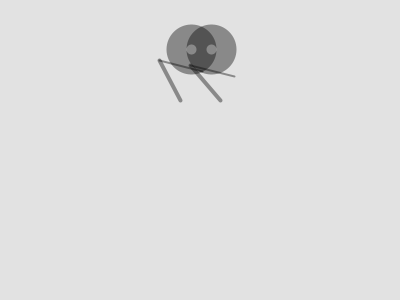
Frame 1 (no input)
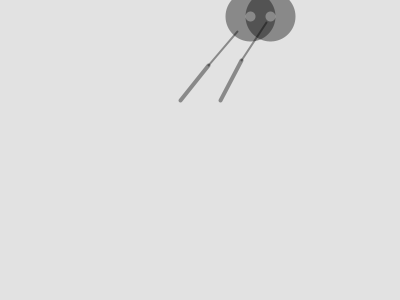
Frame 60 (the mouse pressed at the canvas centre just before this capture)
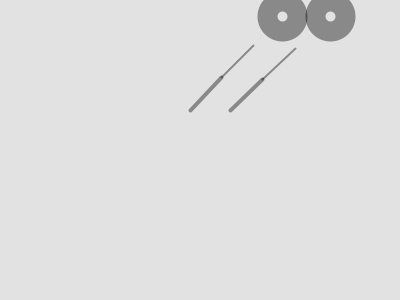
Frame 120 (the mouse held since frame 60 and released just before this capture)

The Processing sketch that drew these frames (run headless with seeded random() and noise(); from frame 60 on, the mouse is pressed at the canvas centre):

// Processing sketch: processing_47875
// ── processing_47875.pde

/**
 * Reach 3. 
 * Based on code from Keith Peters (www.bit-101.com)
 * 
 * The arm follows the position of the ball by
 * calculating the angles with atan2().
 */
 
// Simulated Arm paths for ICM final

int numSegments = 2;
float segLength = 45;

//float xPositionFig = width/2;
//float yPositionFig = height/2;

//Left Arm
float[] x = new float[numSegments];
float[] y = new float[numSegments];
float[] angle = new float[numSegments];
float targetX, targetY;
//float ballX =50;
float ballX = 200-10;
float ballY = 50;
int ballXDirection = 1;
int ballYDirection = -1;

//Right Arm
float[] xArmR = new float[numSegments];
float[] yArmR = new float[numSegments];
float[] angleArmR = new float[numSegments];
float targetXArmR, targetYArmR;
float ballXArmR = 200+10;
float ballYArmR = 50;
int ballXDirectionArmR = 1;
int ballYDirectionArmR = -1;


void setup() {
  size(400, 300);
  smooth(); 
  strokeWeight(20.0);
  stroke(0, 100);
  noFill();
 
}

void draw() {
  background(226);
  float xPositionFig = width/2;
  float yPositionFig = height/2;
  float xShoulderL = (width/2-20)+(mouseX/20);
  float yShoulderL = (height/3)+(mouseY/15);

  //Left Arm
  x[x.length-1] = xShoulderL;     // Set base x-coordinate
  y[x.length-1] = yShoulderL;  // Set base y-coordinate
  
  strokeWeight(20);
  ballX = ballX + 1.0 * ballXDirection;
  ballY = ballY + 0.8 * ballYDirection;
  
  //if(ballX > width-25 || ballX < 25) {
  if(ballX > xShoulderL+(segLength*2)+15 || ballX < xShoulderL-segLength*2) {
    ballXDirection *= -1; 
  }
  //if(ballY > height-25 || ballY < 25) {
  if(ballY > yShoulderL+(segLength*2)+15 || ballY < yShoulderL-segLength*2) {
    ballYDirection *= -1; 
  }
  ellipse(ballX, ballY, 30, 30);
  
  reachSegment(0, ballX, ballY, x, y, angle);
  for(int i=1; i<numSegments; i++) {
    //reachSegment(i, targetX, targetY, angle);
    reachSegment(i, targetX, targetY, x, y, angle);
  }
  for(int i=x.length-1; i>=1; i--) {
    //positionSegment(i, i-1);  
     positionSegment(i, i-1, x, y, angle);
  } 
  for(int i=0; i<x.length; i++) {
    segment(x[i], y[i], angle[i], (i+1)*2); 
  }
  
  
  float xShoulderR = (width/2+20)+(mouseX/20);
  float yShoulderR = (height/3)+(mouseY/15);
  
  //Right Arm
  xArmR[xArmR.length-1] = xShoulderR;     // Set base x-coordinate
  yArmR[xArmR.length-1] = yShoulderR;  // Set base y-coordinate
  
  strokeWeight(20);
  ballXArmR = ballXArmR + 1.0 * ballXDirectionArmR;
  ballYArmR = ballYArmR + 0.8 * ballYDirectionArmR;
  
  //if(ballXArmR > width-25 || ballXArmR < 25) {
  if(ballXArmR > xShoulderR+(segLength*2)+15 || ballXArmR < xShoulderR-segLength*2) {
    ballXDirectionArmR *= -1; 
  }
  //if(ballYArmR > height-25 || ballYArmR < 25) {
  if(ballYArmR > yShoulderR+(segLength*2)+15 || ballYArmR < yShoulderR-segLength*2) {
    ballYDirectionArmR *= -1; 
  }
  ellipse(ballXArmR, ballYArmR, 30, 30);
  
  reachSegment2(0, ballXArmR, ballYArmR, xArmR, yArmR, angleArmR);
  for(int i=1; i<numSegments; i++) {
//    reachSegment(i, targetX, targetY, x, y, angle);
    //reachSegment(i, targetXArmR, targetYArmR, angleArmR);
    reachSegment2(i, targetXArmR, targetYArmR, xArmR, yArmR, angleArmR);
  }
  for(int i=xArmR.length-1; i>=1; i--) {
    // positionSegment(i, i-1);
    positionSegment(i, i-1, xArmR, yArmR, angleArmR);  
  } 
  for(int i=0; i<xArmR.length; i++) {
    segment(xArmR[i], yArmR[i], angleArmR[i], (i+1)*2); 
  }
}


void positionSegment(int a, int b, float [] xin, float [] yin, float[] thisSeg) {
  xin[b] = xin[a] + cos(thisSeg[a]) * segLength;
  yin[b] = yin[a] + sin(thisSeg[a]) * segLength; 
}

void reachSegment(int i, float xin, float yin, float[] xthen, float[] ythen, float[] thisSeg) {
  float dx = xin - xthen[i];
  float dy = yin - ythen[i];
  thisSeg[i] = atan2(dy, dx);  
  targetX = xin - cos(thisSeg[i]) * segLength;
  targetY = yin - sin(thisSeg[i]) * segLength;
}

void reachSegment2(int i, float xin, float yin, float[] xthen, float[] ythen, float[] thisSeg) {
  float dx = xin - xthen[i];
  float dy = yin - ythen[i];
  thisSeg[i] = atan2(dy, dx);  
  targetXArmR = xin - cos(thisSeg[i]) * segLength;
  targetYArmR = yin - sin(thisSeg[i]) * segLength;
}

void segment(float x, float y, float a, float sw) {
  strokeWeight(sw);
  pushMatrix();
  translate(x, y);
  rotate(a);
  line(0, 0, segLength, 0);
  popMatrix();
}
